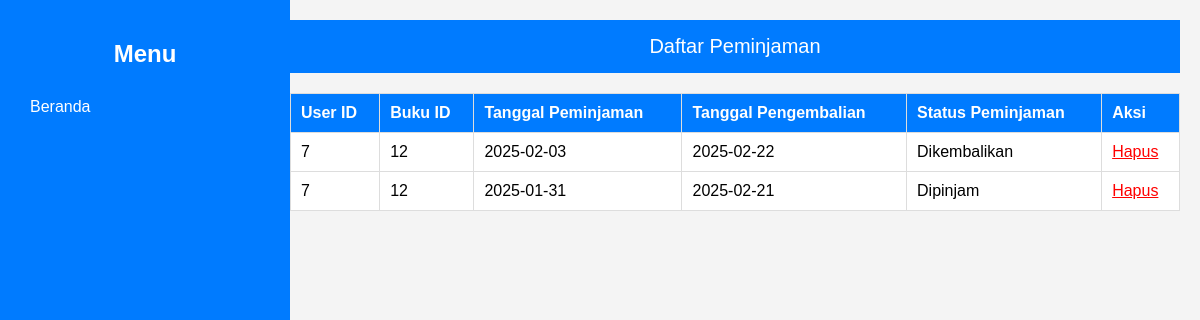
/laporan_petugas.php, run on the app's committed database.
### tables this page shows
CREATE TABLE `peminjaman` (
  `peminjamID` int(11) NOT NULL,
  `userID` int(11) NOT NULL,
  `bukuID` int(11) NOT NULL,
  `TanggalPeminjaman` date NOT NULL,
  `TanggalPengembalian` date NOT NULL,
  `StatusPeminjaman` varchar(50) NOT NULL
);

### laporan_petugas.php (the view, shortened to what this page needs)
<?php
$servername = "localhost";
$username = "root";
$password = "";
$dbname = "ukkyoga";
$conn = new mysqli($servername, $username, $password, $dbname);
$sql = "SELECT * FROM peminjaman";
$result = $conn->query($sql);
?>
<!DOCTYPE html>
<html lang="id">
<head>
</head>
<body>
    <div class="sidebar">
        <h2>Menu</h2>
        <ul>
            <li><a href="index_petugas.php">Beranda</a></li>
        </ul>
    </div>
    <div class="content">
        <header>Daftar Peminjaman</header>
        <table>
            <tr>
                <th>User ID</th>
                <th>Buku ID</th>
                <th>Tanggal Peminjaman</th>
                <th>Tanggal Pengembalian</th>
                <th>Status Peminjaman</th>
                <th>Aksi</th>
            </tr>
            <?php while($row = $result->fetch_assoc()): ?>
            <tr>
                <td><?= htmlspecialchars($row['userID']) ?></td>
                <td><?= htmlspecialchars($row['bukuID']) ?></td>
                <td><?= htmlspecialchars($row['TanggalPeminjaman']) ?></td>
                <td><?= htmlspecialchars($row['TanggalPengembalian']) ?></td>
                <td><?= htmlspecialchars($row['StatusPeminjaman']) ?></td>
                <td><a href="?delete_id=<?= $row['userID'] ?>" class="btn-delete" onclick="return confirm('Apakah Anda yakin ingin menghapus data ini?');">Hapus</a></td>
            </tr>
            <?php endwhile; ?>
        </table>
    </div>
</body>
</html>

### laporan_petugas.php (style rules this page uses)
body { font-family: Arial, sans-serif; margin: 0; padding: 0; background-color: #f4f4f4; display: flex; }
.sidebar { width: 250px; background: #007bff; color: white; padding: 20px; height: 100vh; position: fixed; }
.sidebar h2 { text-align: center; }
.sidebar ul { list-style: none; padding: 0; }
.sidebar ul li { padding: 10px; }
.sidebar ul li a { color: white; text-decoration: none; display: block; }
.content { margin-left: 270px; padding: 20px; width: calc(100% - 270px); }
header { background: #007bff; color: white; padding: 15px; text-align: center; font-size: 20px; }
table { width: 100%; border-collapse: collapse; background: #fff; margin-top: 20px; }
th, td { padding: 10px; border: 1px solid #ddd; text-align: left; }
th { background: #007bff; color: white; }
.btn-delete { color: red; cursor: pointer; }

### data on the page
peminjaman: userID "7", bukuID "12", TanggalPeminjaman "2025-02-03", TanggalPengembalian "2025-02-22", StatusPeminjaman "Dikembalikan"
peminjaman: userID "7", bukuID "12", TanggalPeminjaman "2025-01-31", TanggalPengembalian "2025-02-21", StatusPeminjaman "Dipinjam"
